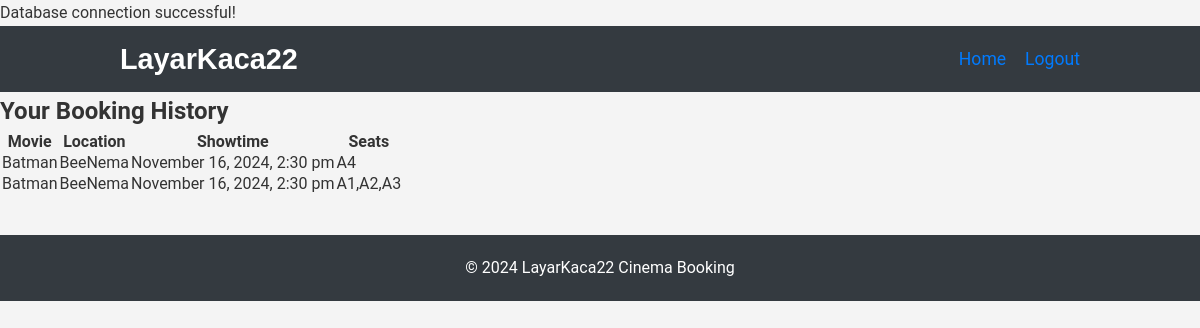
The page /screens/booking-history.php (signed in) on the database its author committed.
### tables this page shows
CREATE TABLE `bookings` (
  `id` int(11) NOT NULL,
  `user_id` int(11) NOT NULL,
  `movie_id` int(11) NOT NULL,
  `location_id` int(11) NOT NULL,
  `showtime` datetime NOT NULL,
  `seats` varchar(255) NOT NULL,
  `created_at` timestamp NOT NULL DEFAULT current_timestamp()
);

CREATE TABLE `movies` (
  `id` int(11) NOT NULL,
  `title` varchar(255) NOT NULL,
  `description` text DEFAULT NULL,
  `poster` varchar(255) DEFAULT NULL,
  `release_date` date DEFAULT NULL,
  `genre` varchar(255) NOT NULL
);

CREATE TABLE `locations` (
  `id` int(11) NOT NULL,
  `name` varchar(255) NOT NULL,
  `address` text DEFAULT NULL
);

### screens/booking-history.php (the view, shortened to what this page needs)
<?php
include '../includes/db.php';
$user_id = $_SESSION['user_id'];
try {
    $sql = "SELECT b.id, b.showtime, b.seats, m.title AS movie_title, l.name AS location_name
            FROM bookings b
            JOIN movies m ON b.movie_id = m.id
            JOIN locations l ON b.location_id = l.id
            WHERE b.user_id = ?
            ORDER BY b.created_at DESC";
    $stmt = $pdo->prepare($sql);
    $stmt->execute([$user_id]);
    $bookings = $stmt->fetchAll(PDO::FETCH_ASSOC);
} catch (PDOException $e) {
    echo "Error fetching booking history: " . $e->getMessage();
}
?>
<!DOCTYPE html>
<html lang="en">
<head>
    <link rel="stylesheet" href="../assets/css/styles.css">
</head>
<body>
    <header>
        <div class="navbar">
            <h1>LayarKaca22</h1>
            <nav>
                <a href="../index.php">Home</a>
                <a href="logout.php">Logout</a>
            </nav>
        </div>
    </header>
    <section class="booking-history-section">
        <h2>Your Booking History</h2>
        <?php if (empty($bookings)): ?>
            <p>You have no bookings yet.</p>
        <?php else: ?>
            <table class="booking-history-table">
                <thead>
                    <tr>
                        <th>Movie</th>
                        <th>Location</th>
                        <th>Showtime</th>
                        <th>Seats</th>
                    </tr>
                </thead>
                <tbody>
                    <?php foreach ($bookings as $booking): ?>
                        <tr>
                            <td><?php echo htmlspecialchars($booking['movie_title']); ?></td>
                            <td><?php echo htmlspecialchars($booking['location_name']); ?></td>
                            <td><?php echo date('F j, Y, g:i a', strtotime($booking['showtime'])); ?></td>
                            <td><?php echo htmlspecialchars($booking['seats']); ?></td>
                        </tr>
                    <?php endforeach; ?>
                </tbody>
            </table>
        <?php endif; ?>
    </section>
    <footer>
        <p>&copy; 2024 LayarKaca22 Cinema Booking</p>
    </footer>
</body>
</html>

### assets/css/styles.css (style rules this page uses)
* { margin: 0; padding: 0; box-sizing: border-box; }
body { font-family: 'Roboto', sans-serif; line-height: 1.6; background-color: #f4f4f4; color: #333; }
a { text-decoration: none; color: #007BFF; }
header { background-color: #343a40; color: #fff; padding: 10px 0; }
.navbar { width: 80%; margin: 0 auto; display: flex; justify-content: space-between; align-items: center; }
.navbar h1 { font-size: 1.8rem; font-family: 'Poppins', sans-serif; }
nav a { margin-left: 15px; font-size: 1.1rem; }
footer { text-align: center; padding: 20px; background-color: #343a40; color: #fff; margin-top: 40px; }
footer p { font-size: 1rem; }

### rows shown on the page
bookings: movie.title "Batman", location.name "BeeNema", showtime "November 16, 2024, 2:30 pm", seats "A4"
bookings: movie.title "Batman", location.name "BeeNema", showtime "November 16, 2024, 2:30 pm", seats "A1,A2,A3"
